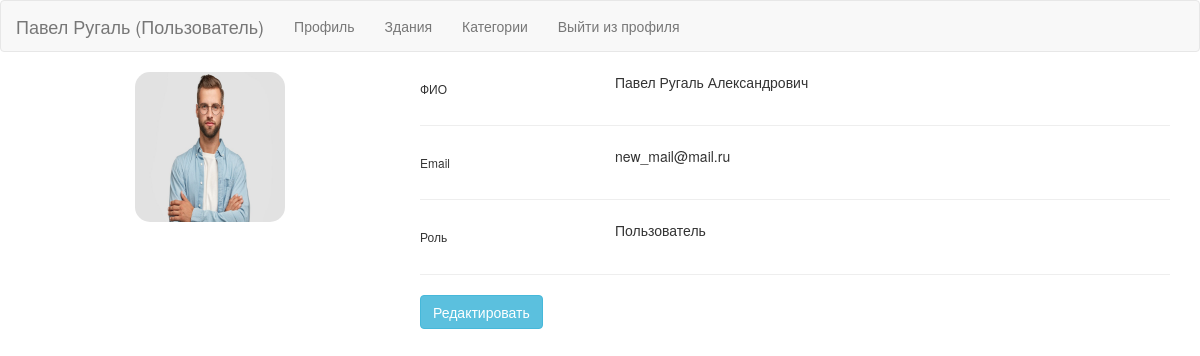
/profile (signed in), run on the app's committed database.
### sweater/models.py (models this page shows)
class User(db.Model, UserMixin):
    __tablename__ = 'users'
    id = db.Column(db.Integer, primary_key=True)
    first_name = db.Column(db.String())
    last_name = db.Column(db.String())
    patronymic = db.Column(db.String())
    email = db.Column(db.String(), unique=True)
    role = db.Column(db.Boolean, default=False)
    password = db.Column(db.String())
    photo = db.Column(db.String())
    property = db.relationship("Property")

### sweater/routes.py (the view)
@app.route('/profile', methods=['POST', 'GET'])
@login_required
def profile():
    user = db.session.get(User, current_user.get_id())
    return render_template('profile.html', notification=True, user=user)

### sweater/models.py (called while the page is built)
@manager.user_loader
def load_user(user_id):
    return User.query.get(user_id)

### sweater/routes.py (called while the page is built, shortened)
@app.before_request
def create_bases():
    db.create_all()

@app.after_request
def redirect_to_signin(response):
    if response.status_code == 401:
        return redirect(url_for('login_page') + '?=next=' + request.url)
    return response

### sweater/templates/profile.html (shortened to what this page needs)
{% extends 'base.html' %}
{% import 'bootstrap/wtf.html' as wtf %}
{% block content %}
<div class="container">
    <div class="main-body">
          <div class="row gutters-sm">
            <div class="col-md-4 mb-3">
              <div class="card">
                <div class="card-body">
                  <div class="d-flex flex-column align-items-center text-center">
                    {%if user.photo%}<img style="border-radius: 10%;" src="{{url_for('upload', file=user.photo)}}" alt="Admin" class="rounded-circle" width="150" height="150">{%endif%}
                  </div>
                </div>
              </div>
            <br>
            </div>
            <div class="col-md-8">
              <div class="card mb-3">
                <div class="card-body">
                  <div class="row">
                    <div class="col-sm-3">
                      <h6 class="mb-0">ФИО</h6>
                    </div>
                    <div class="col-sm-9 text-secondary">
                      {{user.first_name}} {{user.last_name}} {{user.patronymic}}
                    </div>
                  </div>
                  <hr>
                  <div class="row">
                    <div class="col-sm-3">
                      <h6 class="mb-0">Email</h6>
                    </div>
                    <div class="col-sm-9 text-secondary">
                      {{user.email}}
                    </div>
                  </div>
                  <hr>
                  <div class="row">
                    <div class="col-sm-3">
                      <h6 class="mb-0">Роль</h6>
                    </div>
                    <div class="col-sm-9 text-secondary">
                      {%if user.role%}Админ{%else%}Пользователь{%endif%}
                    </div>
                  </div>
                  <hr>
                  <div class="row">
                    <div class="col-sm-12">
                      <a class="btn btn-info " target="__blank" href="{{url_for('edit_profile',user_id=user.id)}}">Редактировать</a>
                    </div>
                  </div>
                </div>
              </div>
              </div>
            </div>
          </div>
        </div>
{% endblock %}

### sweater/templates/base.html (shortened to what this page needs)
{% extends 'bootstrap/base.html' %}
{% block navbar %}
        {%if user%}
            {% if user.role %}
              <nav class="navbar navbar-default">
                  <div class="container-fluid">
                      <a class="navbar-brand" href="{{url_for('index')}}">{{user.first_name}} {{user.last_name}} (Администратор)</a>
                    <div class="collapse navbar-collapse" id="navbar-main">
                      <ul class="nav navbar-nav">
                          <li><a href="{{url_for('profile')}}">Профиль</a></li>
                          <li><a href="{{url_for('users')}}">Список пользователей</a></li>
                          <li><a href="{{url_for('buildings')}}">Здания</a></li>
                          <li><a href="{{url_for('categorys')}}">Категории</a></li>
                           <li><a href="{{url_for('create_property')}}">Добавить имущество</a></li>
                          <li><a href="{{url_for('logout')}}">Выйти из профиля</a></li>
                    <!-- Категории
                          <li><a href="{{url_for('categorys')}}">Категории</a></li>
                    -->
                      </ul>
                    </div>
                  </div>
                </nav>
            {%else%}
              <nav class="navbar navbar-default">
                  <div class="container-fluid">
                      <a class="navbar-brand" href="{{url_for('index')}}">{{user.first_name}} {{user.last_name}} (Пользователь)</a>
                    <div class="collapse navbar-collapse" id="navbar-main">
                      <ul class="nav navbar-nav">
                          <li><a href="{{url_for('profile')}}">Профиль</a></li>
                          <li><a href="{{url_for('buildings')}}">Здания</a></li>
                          <li><a href="{{url_for('categorys')}}">Категории</a></li>
                          <li><a href="{{url_for('logout')}}">Выйти из профиля</a></li>
                      </ul>
                    </div>
                  </div>
                </nav>
            {%endif%}
        {%endif%}
{%endblock%}

### data on the page
User: first_name "Павел", last_name "Ругаль", photo (picture), patronymic "Александрович", email "new_mail@mail.ru"
